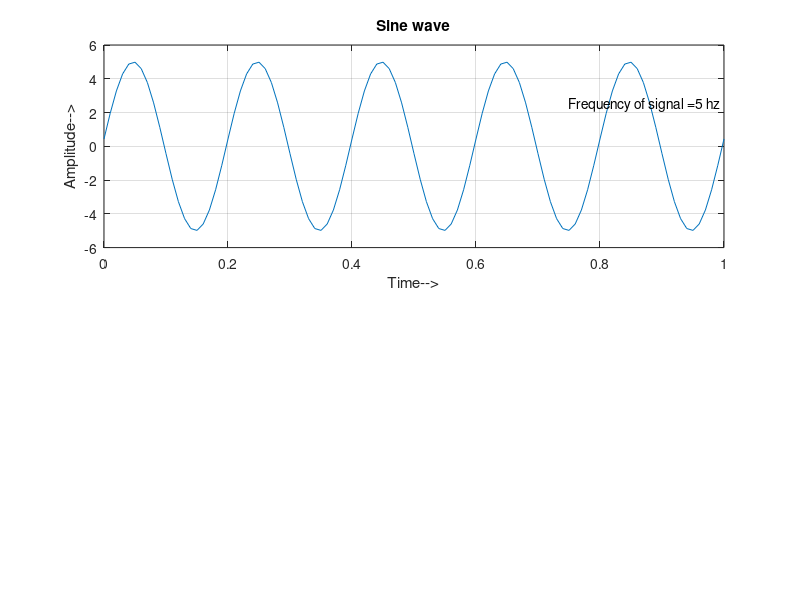

MATLAB code for this plot: (Note: this script raises an error after producing the figure.)
clc;close all;
%% Equation Building (Plotting without using axis command. Dynamic/soft code is made)
a=input('enter the amplitude: ');
f=input('enter th frequency: ');
c=input('enter the number of cycles: ');
phi=input('enter the phase in degree: ');
phi=(phi*pi)/180;
t=0:c/(f*100):c/f;
p=a*sin(2*pi*f*t+phi);

% %% Applying sampling theorem
% subplot(4,1,2);
% stem(t,p)
% xlabel('Time-->')
% ylabel('Amplitude-->')
% title('Sampled sine wave')
% grid on;

%% Sampling original method
fs=input('enter the sampling frequency: ');
n=0:(c*fs)/f;
s=a*sin(2*pi*f*(n/fs)+phi);

%% plotting equations
% Continous signal
ta=c/f;
subplot(2,1,1);
plot(t,p)
% text(0.16,1,'frequency of signal= \num2str(\f) hz')
str1='Frequency of signal = ';
str2=num2str(f);
str3=' hz';
strf=strcat(str1,str2,str3);
text((ta-2.5*(ta/10)),a-a/2,strf);
xlabel('Time-->')
ylabel('Amplitude-->')
title('Sine wave')
grid on;


% sampled signal
if (fs>=2*f)
    subplot(2,1,2);
    stem(n,s)
    na=c*fs/f;
    str1='Sampling Frequency of the signal = ';
    str2=num2str(fs);
    str3=' hz';
    strf=strcat(str1,str2,str3);
    text((na-2.5*(na/10)),a-a/2,strf);
    xlabel('No. of samples-->')
    ylabel('Amplitude-->')
    title('Sampled sine wave')
    grid on;
else
    error('The sampling frequency does not meat the required condition')
    
    
end    
    
    


% subplot(4,1,4)
% plot(n,s)